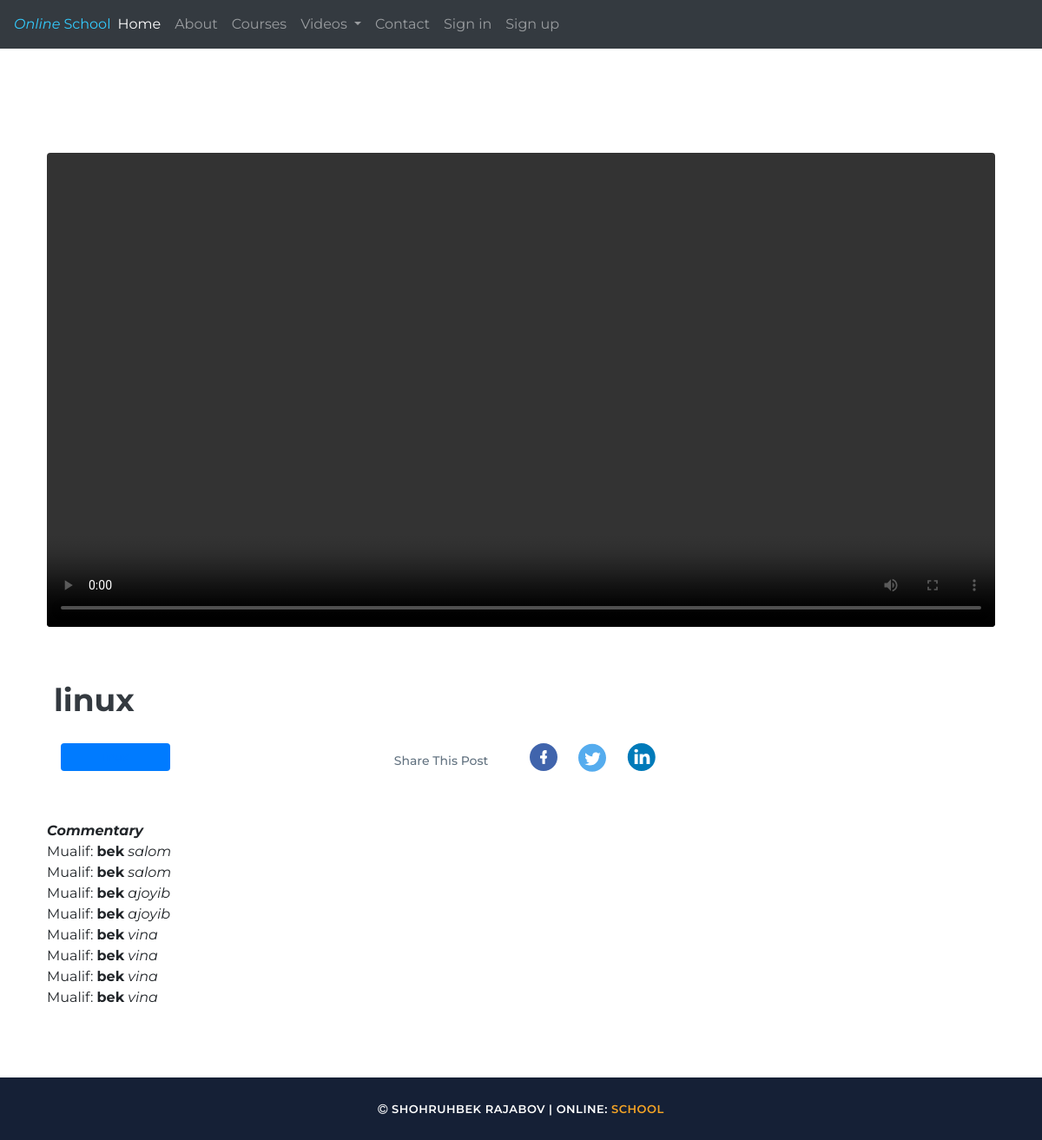
Screenshot of /2023/2/15/linux/ with the database file from the repository.
### student/models.py (models this page shows, shortened)
class videos_post(models.Model):
    STATUS_CHOICES = (
        ('draft', 'Draft'),
        ('published', 'Published')
    )
    title = models.CharField(max_length=255)
    slug = models.SlugField(max_length=250, unique_for_date='publish')
    category = models.ForeignKey(Category, on_delete=models.CASCADE, null=True)
    video = models.FileField(upload_to='videos_uploaded',null=True,
    validators=[FileExtensionValidator(allowed_extensions=['MOV','avi','mp4','webm','mkv'])])
    author = models.ForeignKey(User, on_delete=models.CASCADE, related_name="blog_posts")
    body = models.TextField()
    publish = models.DateTimeField(default=timezone.now)
    created = models.DateTimeField(auto_now_add=True)
    updated = models.DateTimeField(auto_now=True)
    status = models.CharField(max_length=10, choices=STATUS_CHOICES, default='draft')
    objects = models.Manager()  # defoult manager
    published = PublishedManager() # published manajer yangiliklarni qayataradi
    class Meta:
        ordering = ('-publish',)

class CommentPost(models.Model):
    post = models.ForeignKey(videos_post, on_delete=models.CASCADE)
    author = models.ForeignKey(User, on_delete=models.CASCADE)
    body = models.TextField()
    created = models.DateField(auto_now_add=True)
    class Meta:
        ordering = ('-created',)

### student/views.py (the view)
# urls.py: path('<int:year>/<int:month>/<int:day>/<slug:slug>/', post_detail, name="post_detail"),
def post_detail(request, year, month, day, slug):
    post = get_object_or_404(videos_post, slug=slug, status="published", publish__year=year, publish__month=month, publish__day=day)
    if request.method == "POST":
        comment = request.POST.get("text")
        user = request.user
        if len(comment) != 0:
            CommentPost.objects.create(post = post, author = user, body=comment)
    kamentiyara = CommentPost.objects.filter(post=post).select_related('author')
    return render(request, 'blog/post_detail.html', {'post':post, 'kamentiyara':kamentiyara})

### student/models.py (called while the page is built)
    def get_absolute_url(self):
        return reverse('category_post', args=[self.slug])

### student/templatetags/cats.py (called while the page is built)
@register.simple_tag(name='categories')
def get_categories():
    return Category.objects.all()

### templates/blog/post_detail.html (shortened to what this page needs)
{% extends 'index.html' %}
{% load static %}
{% block content %}
<section class="pt-20 lg:pt-[120px] pb-10 lg:pb-20">
  <div class="container">
    <div class="flex flex-wrap justify-center -mx-4 ">
      <div class="w-full px-4">
        <div class="
              relative
              rounded
              overflow-hidden
              z-20
              mb-[60px]
              h-[auto]
              md:h-[auto]
              lg:h-[auto]
              wow
              fadeInUp
            " data-wow-delay=".1s
            ">
          {% if post.video %}
          <video width="100%" controls>
            <source src="{{ post.video.url }}" type="video/mp4" />
          </video>
          {% endif %}
        </div>
        <div class="flex flex-wrap -mx-4">
          <div class="w-full lg:w-8/12 px-4">
            <div>
              <h2 class="
                    font-bold
                    text-dark text-[26px]
                    sm:text-3xl
                    md:text-4xl
                    leading-snug
                    sm:leading-snug
                    md:leading-snug
                    mb-6
                    wow
                    fadeInUp
                  " data-wow-delay=".1s
                  ">
                {{ post.title }}
              </h2>
              <div class="flex flex-wrap items-center -mx-4 mb-12">
                <div class="w-full md:w-1/2 px-4">
                  <div class="
                        flex
                        items-center
                        flex-wrap
                        mb-8
                        md:mb-0
                        wow
                        fadeInUp
                      " data-wow-delay=".1s">
                    <a href="{% url 'post_list' %}" class="
                          block
                          py-2
                          px-5
                          bg-primary bg-opacity-5
                          text-primary
                          rounded
                          text-xs
                          font-medium
                          mr-2
                          md:mr-4
                          lg:mr-2
                          xl:mr-4
                          mb-2
                          hover:bg-opacity-100 hover:text-white
                        ">
                    </a>
                  </div>
                </div>
                <div class="w-full md:w-1/2 px-4">
                  <div class="flex items-center md:justify-end wow fadeInUp" data-wow-delay=".1s">
                    <span class="text-sm text-body-color font-medium mr-5">
                      Share This Post
                    </span>
                    <div class="flex items-center">
                      <a href="javascript:void(0)" class="mr-4 mb-2">
                      </a>
                      <a href="javascript:void(0)" class="mr-4 mb-2">
                      </a>
                      <a href="javascript:void(0)" class="mb-2">
                      </a>
                    </div>
                  </div>
                </div>
              </div>
            </div>
          </div>
        </div>
        <div>
          <ul>
            <strong> <i>Commentary</i> </strong>
            {% for text in kamentiyara %}
            <div>
              <li>Mualif: <strong>{{ text.author }}</strong> <i>{{ text.body }}</i> </li>
            </div>
            {% endfor %}
          </ul>
        </div>
      </div>
    </div>
  </div>
</section>
{% endblock content %}

### static/assets/css/templatemo-grad-school.css (style rules this page uses)
body { font-family: 'Montserrat', sans-serif; }
a { color: #3CF; text-decoration: none; }
ul { padding: 0px; margin: 0px; list-style: none; }

### rows the page displays
videos_post: title "linux"
CommentPost: author "bek", body "salom"
CommentPost: author "bek", body "salom"
CommentPost: author "bek", body "ajoyib"
CommentPost: author "bek", body "ajoyib"
CommentPost: author "bek", body "vina"
CommentPost: author "bek", body "vina"
CommentPost: author "bek", body "vina"
CommentPost: author "bek", body "vina"
